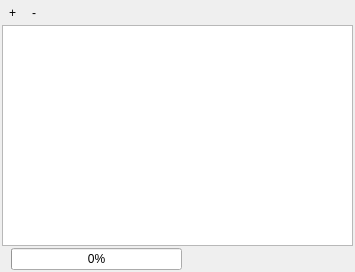
<?xml version="1.0" encoding="UTF-8"?>
<ui version="4.0">
 <class>SpectralProfileSourceDock</class>
 <widget class="QDockWidget" name="SpectralProfileSourceDock">
  <property name="geometry">
   <rect>
    <x>0</x>
    <y>0</y>
    <width>355</width>
    <height>272</height>
   </rect>
  </property>
  <property name="windowTitle">
   <string>Spectral Profile Sources</string>
  </property>
  <widget class="QWidget" name="dockWidgetContents">
   <layout class="QVBoxLayout" name="verticalLayout">
    <property name="spacing">
     <number>2</number>
    </property>
    <property name="leftMargin">
     <number>2</number>
    </property>
    <property name="topMargin">
     <number>2</number>
    </property>
    <property name="rightMargin">
     <number>2</number>
    </property>
    <property name="bottomMargin">
     <number>2</number>
    </property>
    <item>
     <layout class="QHBoxLayout" name="horizontalLayout">
      <property name="spacing">
       <number>2</number>
      </property>
      <property name="topMargin">
       <number>0</number>
      </property>
      <item>
       <widget class="QToolButton" name="btnAddRelation">
        <property name="text">
         <string>+</string>
        </property>
        <property name="icon">
         <iconset>
          <normaloff>:/images/themes/default/mActionAdd.svg</normaloff>:/images/themes/default/mActionAdd.svg</iconset>
        </property>
        <property name="autoRaise">
         <bool>true</bool>
        </property>
       </widget>
      </item>
      <item>
       <widget class="QToolButton" name="btnRemoveRelation">
        <property name="text">
         <string>-</string>
        </property>
        <property name="icon">
         <iconset resource="../../enmapboxresources.qrc">
          <normaloff>:/enmapbox/gui/ui/icons/mActionRemove.svg</normaloff>:/enmapbox/gui/ui/icons/mActionRemove.svg</iconset>
        </property>
        <property name="autoRaise">
         <bool>true</bool>
        </property>
       </widget>
      </item>
      <item>
       <spacer name="horizontalSpacer">
        <property name="orientation">
         <enum>Qt::Horizontal</enum>
        </property>
        <property name="sizeHint" stdset="0">
         <size>
          <width>40</width>
          <height>20</height>
         </size>
        </property>
       </spacer>
      </item>
     </layout>
    </item>
    <item>
     <widget class="QTableView" name="tableView">
      <property name="sizeAdjustPolicy">
       <enum>QAbstractScrollArea::AdjustIgnored</enum>
      </property>
      <property name="selectionMode">
       <enum>QAbstractItemView::ExtendedSelection</enum>
      </property>
      <property name="sortingEnabled">
       <bool>true</bool>
      </property>
      <attribute name="horizontalHeaderCascadingSectionResizes">
       <bool>true</bool>
      </attribute>
      <attribute name="horizontalHeaderMinimumSectionSize">
       <number>25</number>
      </attribute>
      <attribute name="horizontalHeaderDefaultSectionSize">
       <number>25</number>
      </attribute>
      <attribute name="horizontalHeaderStretchLastSection">
       <bool>true</bool>
      </attribute>
     </widget>
    </item>
    <item>
     <layout class="QHBoxLayout" name="horizontalLayout_2">
      <property name="spacing">
       <number>2</number>
      </property>
      <property name="topMargin">
       <number>0</number>
      </property>
      <item>
       <widget class="QLabel" name="label">
        <property name="text">
         <string/>
        </property>
       </widget>
      </item>
      <item>
       <widget class="QProgressBar" name="progressBar">
        <property name="value">
         <number>0</number>
        </property>
       </widget>
      </item>
      <item>
       <spacer name="horizontalSpacer_2">
        <property name="orientation">
         <enum>Qt::Horizontal</enum>
        </property>
        <property name="sizeHint" stdset="0">
         <size>
          <width>40</width>
          <height>20</height>
         </size>
        </property>
       </spacer>
      </item>
     </layout>
    </item>
   </layout>
  </widget>
  <action name="actionAddRelation">
   <property name="icon">
    <iconset>
     <normaloff>:/images/themes/default/mActionAdd.svg</normaloff>:/images/themes/default/mActionAdd.svg</iconset>
   </property>
   <property name="text">
    <string>Add Relation</string>
   </property>
  </action>
  <action name="actionRemoveRelation">
   <property name="icon">
    <iconset>
     <normaloff>:/images/themes/default/mActionRemove.svg</normaloff>:/images/themes/default/mActionRemove.svg</iconset>
   </property>
   <property name="text">
    <string>Remove Relation</string>
   </property>
  </action>
 </widget>
 <resources>
  <include location="../../../../../QGIS/images/images.qrc"/>
  <include location="../../enmapboxresources.qrc"/>
  <include location="../../qgispluginsupport/qps/qpsresources.qrc"/>
 </resources>
 <connections/>
</ui>
